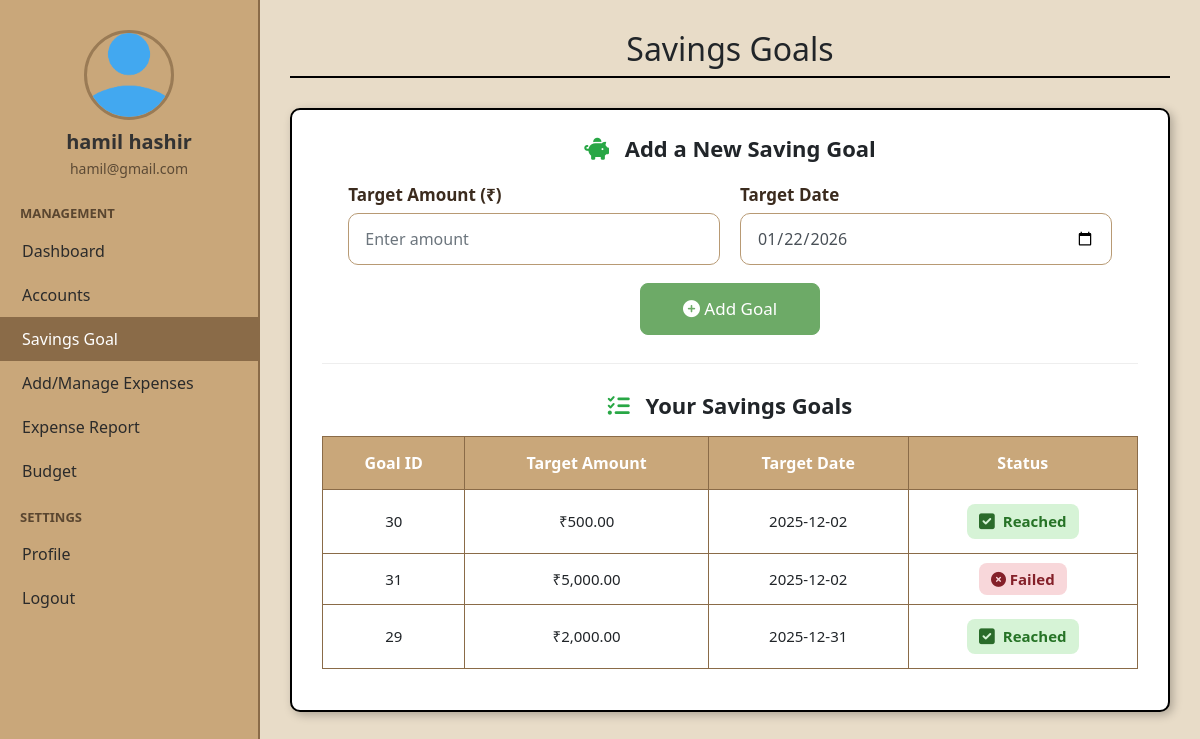
The page /savings.php (signed in) on the database its author committed.
### tables this page shows
CREATE TABLE `savings_goals` (
  `goal_id` int(11) NOT NULL,
  `user_id` int(11) NOT NULL,
  `amount` decimal(10,2) DEFAULT NULL,
  `targetdate` date DEFAULT current_timestamp()
);

### session.php (called while the page is built, shortened)
<?php
include("config.php");
class UserSession {
    private $userId;
    private $email;
    private $firstName;
    private $lastName;
    private function checkSession() {
        if (isset($_SESSION['user_id']) && isset($_SESSION['firstname']) && isset($_SESSION['lastname']) && isset($_SESSION['useremail'])) {
            $this->userId = $_SESSION['user_id'];
            $this->firstName = $_SESSION['firstname'];
            $this->lastName = $_SESSION['lastname'];
            $this->email = $_SESSION['useremail'];
        }
    }
    public function getUserId() {
        return $this->userId;
    }
    public function getUserName() {
        return $this->firstName . " " . $this->lastName;
    }
    public function getUserEmail() {
        return $this->email;
    }
}
$userSession = new UserSession($con);
$userid = $userSession->getUserId();
$username = $userSession->getUserName();
$useremail = $userSession->getUserEmail();
?>

### savings.php (the view, shortened to what this page needs)
<?php
include("session.php");
require('config.php');
class SavingGoal {
    private $con;
    private $userId;
    public function __construct($con, $userId) {
        $this->con = $con;
        $this->userId = $userId;
    }
    public function getAllGoals() {
        $stmt = $this->con->prepare("SELECT * FROM savings_goals WHERE user_id = ? ORDER BY targetdate ASC");
        $stmt->bind_param("i", $this->userId);
        $stmt->execute();
        $res = $stmt->get_result();
        $rows = [];
        while ($r = $res->fetch_assoc()) $rows[] = $r;
        return $rows;
    }
    public function getTotalBalance() {
        $stmt = $this->con->prepare("SELECT SUM(balance) AS bal FROM account_table WHERE user_id = ?");
        $stmt->bind_param("i", $this->userId);
        $stmt->execute();
        $row = $stmt->get_result()->fetch_assoc();
        return isset($row['bal']) ? (float)$row['bal'] : 0;
    }
    public function getTotalExpenses() {
        $stmt = $this->con->prepare("SELECT SUM(expense) AS total FROM transaction_table WHERE user_id = ?");
        $stmt->bind_param("i", $this->userId);
        $stmt->execute();
        $row = $stmt->get_result()->fetch_assoc();
        return isset($row['total']) ? (float)$row['total'] : 0;
    }
}
$savingGoal = new SavingGoal($con, $userid);
$amount = "";
$targetdate = date("Y-m-d");
$allGoals = $savingGoal->getAllGoals();
$totalBalance = $savingGoal->getTotalBalance();
$totalExpenses = $savingGoal->getTotalExpenses();
$availableBalance = $totalBalance - $totalExpenses;
?>
<!doctype html>
<html lang="en">
<head>
<link href="css/bootstrap.css" rel="stylesheet">
<link href="https://cdnjs.cloudflare.com/ajax/libs/font-awesome/6.0.0/css/all.min.css" rel="stylesheet">
</head>
<body>
<div class="sidebar">
  <div class="user">
    <img src="uploads/default_profile.png" alt="profile">
    <h5><?php echo htmlspecialchars($username); ?></h5>
    <p><?php echo htmlspecialchars($useremail); ?></p>
  </div>
  <div class="sidebar-title">MANAGEMENT</div>
  <a href="index.php">Dashboard</a>
  <a href="account.php">Accounts</a>
  <a href="savings.php" class="active">Savings Goal</a>
  <a href="transaction.php">Add/Manage Expenses</a>
  <a href="report.php">Expense Report</a>
  <a href="budget.php">Budget</a>
  <div class="sidebar-title">SETTINGS</div>
  <a href="profile.php">Profile</a>
  <a href="logout.php">Logout</a>
</div>
<div class="main">
  <h2>Savings Goals</h2>
  <div class="card-box">
    <h4><i class="fa-solid fa-piggy-bank text-success" style="margin-right:10px;"></i> Add a New Saving Goal</h4>
    <form method="post" class="mb-3">
      <div class="form-row">
        <div class="form-col">
          <label for="amount">Target Amount (₹)</label>
          <input id="amount" name="amount" type="number" step="0.01" class="form-control" placeholder="Enter amount" value="<?php echo htmlspecialchars($amount); ?>" required>
        </div>
        <div class="form-col">
          <label for="targetdate">Target Date</label>
          <input id="targetdate" name="targetdate" type="date" class="form-control" value="<?php echo htmlspecialchars($targetdate); ?>" required>
        </div>
      </div>
      <div style="text-align:center; margin-top:18px;">
        <button type="submit" name="add" class="btn btn-add">
          <i class="fa-solid fa-circle-plus"></i> Add Goal
        </button>
      </div>
    </form>
    <hr style="margin:28px 0; border-color:#eee;">
    <h4 style="text-align:center; margin-bottom:18px;"><i class="fa-solid fa-list-check text-success" style="margin-right:10px;"></i> Your Savings Goals</h4>
    <div class="table-responsive">
      <table class="table table-bordered text-center">
        <thead>
          <tr>
            <th>Goal ID</th>
            <th>Target Amount</th>
            <th>Target Date</th>
            <th>Status</th>
          </tr>
        </thead>
        <tbody>
          <?php if (empty($allGoals)): ?>
            <tr><td colspan="4" class="text-muted">No goals yet. Add one above!</td></tr>
          <?php else: ?>
            <?php foreach ($allGoals as $g):
            ?>
              <tr>
                <td><?php echo htmlspecialchars($g['goal_id'] ?? $g['goalid'] ?? ''); ?></td>
                <td>₹<?php echo number_format((float)$g['amount'], 2); ?></td>
                <td><?php echo htmlspecialchars($g['targetdate']); ?></td>
                <td>
                 <?php
$goalAmount = (float)$g['amount'];
if ($availableBalance >= $goalAmount) {
    echo '<span class="status-reached">
            <i class="fa-solid fa-square-check" style="color:#2a6b2a;"></i> Reached
          </span>';
} else {
    echo '<span style="background:#f8d7da; padding:6px 12px; border-radius:8px; color:#842029; font-weight:600;">
            <i class="fa-solid fa-circle-xmark"></i> Failed
          </span>';
}
?>
                </td>
              </tr>
            <?php endforeach; ?>
          <?php endif; ?>
        </tbody>
      </table>
    </div>
  </div>
</div>
</body>
</html>

### savings.php (style rules this page uses)
body { margin:0; background:#E8DCC8; font-family:"Segoe UI",sans-serif; }
.sidebar { position: fixed; width: 260px; height: 100vh; background: #C9A77A; border-right: 2px solid #8a6b48; padding-top: 20px; }
.sidebar .user { text-align:center; padding:10px; color:#333; }
.sidebar img { width:90px; border-radius:50%; border:3px solid #9a7b55; margin-bottom:10px; }
.sidebar .user h5 { font-weight:bold; margin:0; }
.sidebar .user p { font-size:14px; color:#5c4a35; margin:4px 0 0 0; }
.sidebar-title { margin:15px 20px 5px 20px; text-transform:uppercase; font-size:13px; color:#5a4630; font-weight:bold; }
.sidebar a { display:block; padding:10px 22px; color:#2b2b2b; font-size:16px; text-decoration:none; }
.sidebar a:hover, .sidebar a.active { background:#8a6b48; color:#fff; }
.main { margin-left:260px; padding:30px; }
.main h2 { text-align:center; font-size:32px; border-bottom:2px solid #000; padding-bottom:8px; margin-bottom:30px; }
.card-box { max-width: 900px; margin: 0 auto 30px auto; background: #fff; border: 2px solid #000; border-radius: 10px; padding: 25px 30px; box-shadow: 3px 3px 10px rgba(0,0,0,0.25); }
.card-box h4 { font-weight:700; font-size:22px; text-align:center; margin-bottom:20px; }
.form-row { display:flex; gap: 20px; align-items:flex-end; justify-content:center; flex-wrap:wrap; }
.form-col { flex:0 0 45%; min-width:220px; }
.form-col label { font-weight:600; }
.btn-add { background: #3a9a43; border-color: #3a9a43; color: #fff; padding: 10px 24px; border-radius:6px; }
.table thead th { background:#d3b286; color:#fff; font-weight:600; border:1px solid #8a6b48; }
.table, .table th, .table td { border:1px solid #8a6b48 !important; }
.table td { vertical-align: middle; }
.status-reached { display:inline-flex; align-items:center; gap:8px; color:#2a6b2a; font-weight:600; }
.card-box input.form-control { height: 52px; font-size: 16px; padding: 12px 16px; border-radius: 10px; border: 1.8px solid #b89a74; background: #fff; transition: 0.25s ease; }
.card-box label { font-size: 17px; font-weight: 600; color: #3b2b1e; margin-bottom: 6px; }
.btn-add { background: #6daa67 !important; border-color: #6daa67 !important; font-size: 17px; padding: 12px 24px; border-radius: 8px; width: 180px; }
.table td, .table th { padding: 14px !important; font-size: 15px; }
.table thead th { background: #c9a77a !important; color: #fff !important; font-size: 16px; }
.status-reached { background: #d6f3d6; padding: 6px 12px; border-radius: 8px; color: #267326; }
.status-reached i { font-size: 18px; }

### rows shown on the page
savings_goals: goal_id "30", amount "500.00", targetdate "2025-12-02", shows "Reached"
savings_goals: goal_id "31", amount "5,000.00", targetdate "2025-12-02", shows "Failed"
savings_goals: goal_id "29", amount "2,000.00", targetdate "2025-12-31", shows "Reached"

### other values the page prints
$username "hamil hashir"
$useremail "hamil@gmail.com"
